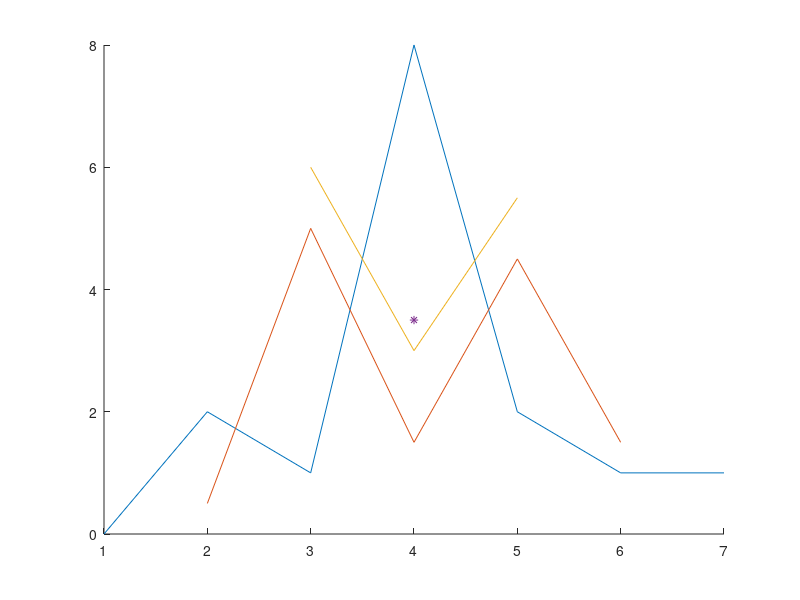

Write MATLAB code to recreate this figure.
clear; close all;

hold on;

f = [0 2 1 8 2 1 1 ];
t = [1 2 3 4 5 6 7 ];
plot(t, f, "-");

f1 = [0.5 5 1.5 4.5 1.5];
t1 = [2 3 4 5 6];
plot(t1, f1, "-")

f2 = [6 3 5.5];
t2 = [3 4 5];
plot(t2, f2, '-')

f3 = [3.5];
t3 = [4];
plot(t3, f3, '-*')

